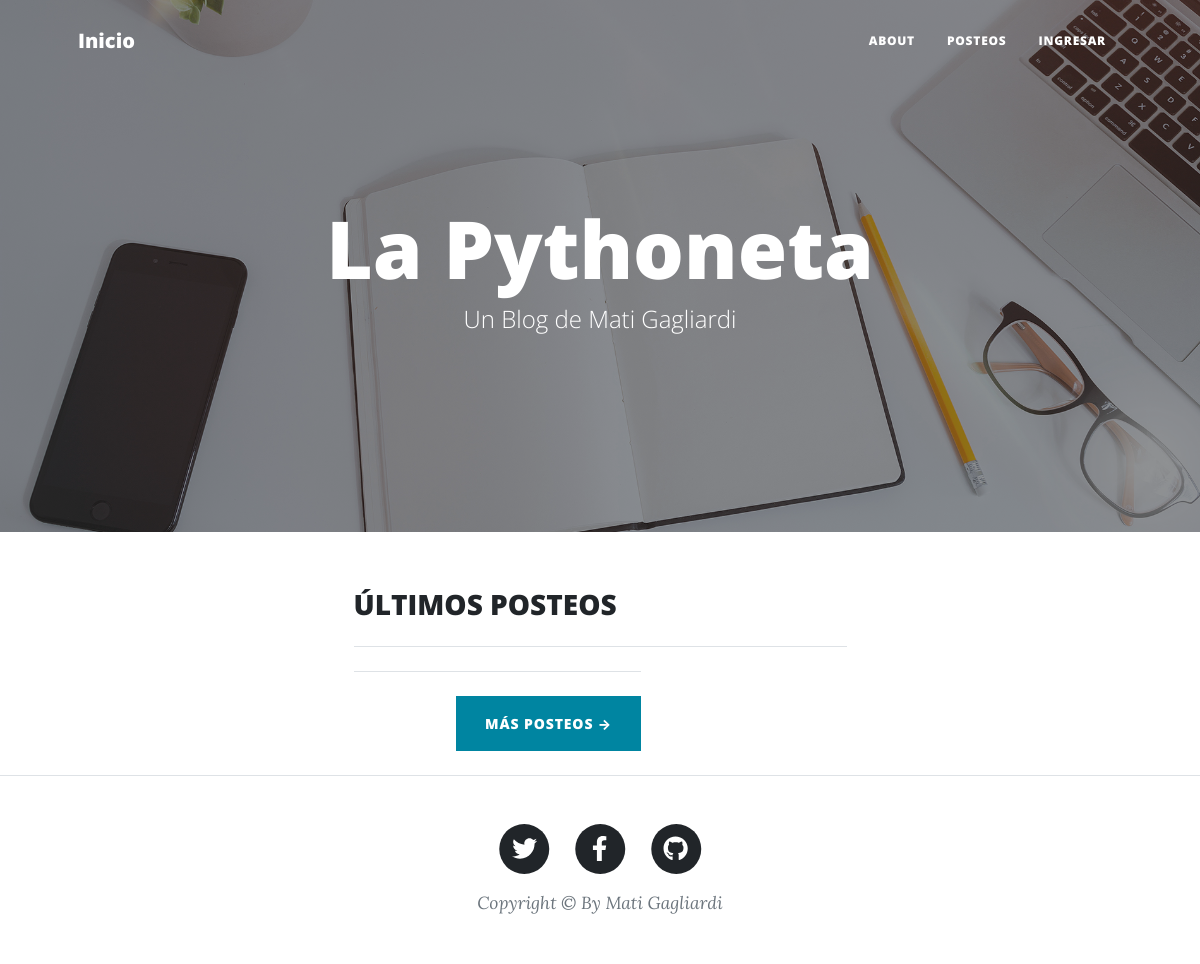
Before: / with the older database file.
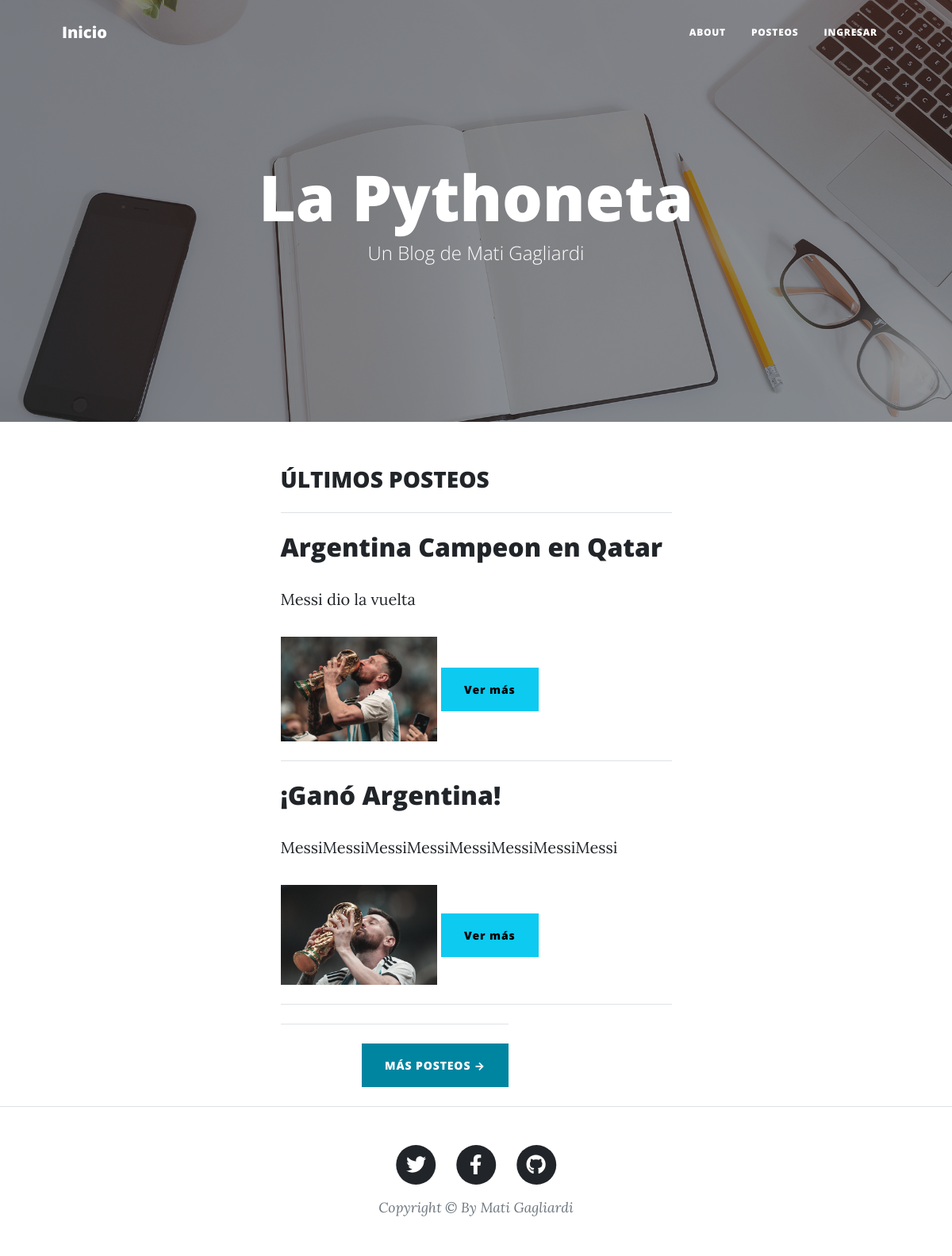
After: the same page with the newer database file.
### Posteos/models.py (models this page shows, shortened)
class Posteo(models.Model):
    titulo = models.CharField(max_length=200)
    subtitulo = models.CharField(max_length=200)
    contenido = models.TextField(default=subtitulo)
    imagen = models.ImageField(upload_to='media/')
    autor = models.ForeignKey(User, on_delete=models.CASCADE)
    fecha_publicacion = models.DateTimeField(auto_now_add=True)

### Login/views.py (the view)
# urls.py: path('', inicio, name="inicio"),
def inicio(request):
    posteos_recientes = Posteo.objects.order_by('-fecha_publicacion')[:2]
    return render(request, 'index.html', {'posteos':posteos_recientes})

### Login/templates/index.html (shortened to what this page needs)
{% extends 'padre.html' %}
{% load static %}
{% block header %}
<h1>La Pythoneta</h1>
<span class="subheading">Un Blog de Mati Gagliardi</span>
{% endblock %}
{% block contenido_que_cambia %}
<div class="container px-4 px-lg-5">
    <h3 class="subheading">ÚLTIMOS POSTEOS</h3>
    <hr class="my-4">
    {% for post in posteos %}
        {% if post in posteos %}
            <h2>{{ post.titulo }}</h2>
            <p>{{ post.subtitulo }}</p>
            <img src="{{ post.imagen.url }}" style="width: 40%;" alt="Imagen del posteo">
            <a class="btn btn-info" href="{% url 'detalle_posteo' post.id %}">Ver más</a>
            <hr class="my-4">
        {% else %}
            <p>No hay posteos</p>
        {% endif %}
    {% endfor %}
    <div class="col-md-10 col-lg-8 col-xl-7">
        <hr class="my-4">
        <div class="d-flex justify-content-end mb-4"><a class="btn btn-primary text-uppercase" href="{% url 'posteos' %}">Más posteos →</a></div>
    </div>
</div>
{% endblock %}

### Login/templates/padre.html (shortened to what this page needs)
<!DOCTYPE html>
<html lang="en">
    <head>
        {% load static %}
        <link href="{% static 'css/styles.css' %}" rel="stylesheet" />
    </head>
    <body>
        <nav class="navbar navbar-expand-lg navbar-light" id="mainNav">
            <div class="container px-4 px-lg-5">
                <a class="navbar-brand" href="{% url 'inicio' %}">Inicio</a>
                <div class="collapse navbar-collapse" id="navbarResponsive">
                    <ul class="navbar-nav ms-auto py-4 py-lg-0">
                        {% if user.is_authenticated %}
                        <li class="nav-item">{{user.username}}</li>
                        <li class="nav-item"><a class="nav-link px-lg-3 py-3 py-lg-4" href="{% url 'posteos' %}">Posteos</a></li>
                        <li class="nav-item"><a class="nav-link px-lg-3 py-3 py-lg-4" href="{% url 'crear_posteo' %}">Crear Posteo</a></li>
                        <li class="nav-item"><a class="nav-link px-lg-3 py-3 py-lg-4" href="{% url 'about' %}">About</a></li>
                        <li class="nav-item"><a class="nav-link px-lg-3 py-3 py-lg-4" href="{% url 'Logout' %}">Salir</a></li>
                        {% else %}
                        <li class="nav-item"><a class="nav-link px-lg-3 py-3 py-lg-4" href="{% url 'about' %}">About</a></li>
                        <li class="nav-item"><a class="nav-link px-lg-3 py-3 py-lg-4" href="{% url 'posteos' %}">Posteos</a></li>
                        <li class="nav-item"><a class="nav-link px-lg-3 py-3 py-lg-4" href="{% url 'Login' %}">Ingresar</a></li>
                        {% endif %}
                    </ul>
                </div>
            </div>
        </nav>
        <header class="masthead" style="background-image: url('img/home-bg.jpg')">
            <div class="container position-relative px-4 px-lg-5">
                <div class="row gx-4 gx-lg-5 justify-content-center">
                    <div class="col-md-10 col-lg-8 col-xl-7">
                        <div class="site-heading">
                            {% block header %}
                            {% endblock %}
                        </div>
                    </div>
                </div>
            </div>
        </header>
        <div class="container px-4 px-lg-5">
            <div class="row gx-4 gx-lg-5 justify-content-center">
                <div class="col-md-10 col-lg-8 col-xl-7">
                    {% block contenido_que_cambia %}
                    {% endblock %}
                </div>
            </div>
        </div>
        <footer class="border-top">
            <div class="container px-4 px-lg-5">
                <div class="row gx-4 gx-lg-5 justify-content-center">
                    <div class="col-md-10 col-lg-8 col-xl-7">
                        <ul class="list-inline text-center">
                            <li class="list-inline-item">
                                <a href="#!">
                                    <span class="fa-stack fa-lg">
                                        <i class="fas fa-circle fa-stack-2x"></i>
                                        <i class="fab fa-twitter fa-stack-1x fa-inverse"></i>
                                    </span>
                                </a>
                            </li>
                            <li class="list-inline-item">
                                <a href="#!">
                                    <span class="fa-stack fa-lg">
                                        <i class="fas fa-circle fa-stack-2x"></i>
                                        <i class="fab fa-facebook-f fa-stack-1x fa-inverse"></i>
                                    </span>
                                </a>
                            </li>
                            <li class="list-inline-item">
                                <a href="#!">
                                    <span class="fa-stack fa-lg">
                                        <i class="fas fa-circle fa-stack-2x"></i>
                                        <i class="fab fa-github fa-stack-1x fa-inverse"></i>
                                    </span>
                                </a>
                            </li>
                        </ul>
                        <div class="small text-center text-muted fst-italic">Copyright &copy; By Mati Gagliardi</div>
                    </div>
                </div>
            </div>
        </footer>
    </body>
</html>

Changed rows visible on the page:
added Posteo: titulo "Argentina Campeon en Qatar", subtitulo "Messi dio la vuelta", imagen (picture)
added Posteo: titulo "¡Ganó Argentina!", subtitulo "MessiMessiMessiMessiMessiMessiMessiMessi", imagen (picture)
